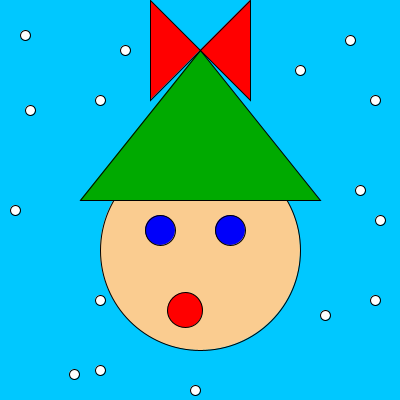
Frame 1 (no input)
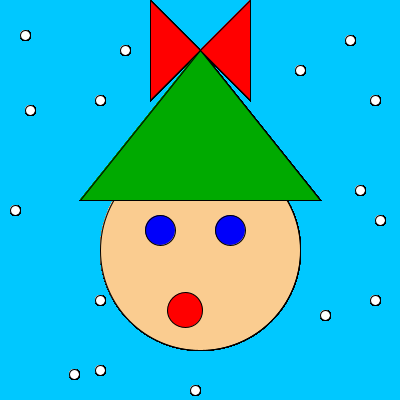
Frame 60 (the mouse pressed at the canvas centre just before this capture)
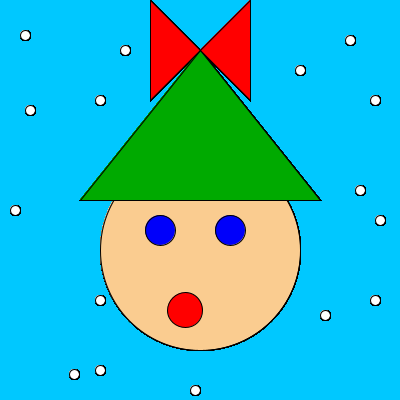
Frame 120 (the mouse held since frame 60 and released just before this capture)

The Processing sketch that drew these frames (run headless with seeded random() and noise(); from frame 60 on, the mouse is pressed at the canvas centre):

// Processing sketch: processing_124199
// ── processing_124199.pde

int counter;

void setup()
{
  background(0, 200, 40000);
  size(400, 400);
}
void draw()
{ 
  fill(250, 204, 144);
  ellipse(200, 250, 200, 200);
  fill(0,170,0);
  triangle(80, 200, 200, 50, 320, 200);
  fill(0,0,250);
  
  ellipse(160,230,30,30);
  ellipse(230,230,30,30);
  fill(255,255,255);
  ellipse (125,50,10,10);
  ellipse (100,300,10,10);
  ellipse (375,100,10,10);
  ellipse (100,100,10,10);
  ellipse (375,300,10,10);
  ellipse (325,315,10,10);
  ellipse (74,374,10,10);
  ellipse (350,40,10,10);
    ellipse (300,70,10,10);
    ellipse( 15,210,10,10);
    ellipse(25,35,10,10);
    ellipse(195,390,10,10);
    ellipse(100,370,10,10);
    ellipse(380,220,10,10);
    ellipse(360,190,10,10);
    ellipse(30,110,10,10);
    fill(255,0,0);
   ellipse(185,310,35,35);
  quad(150,0,250,100,250,0,150,100);
}
